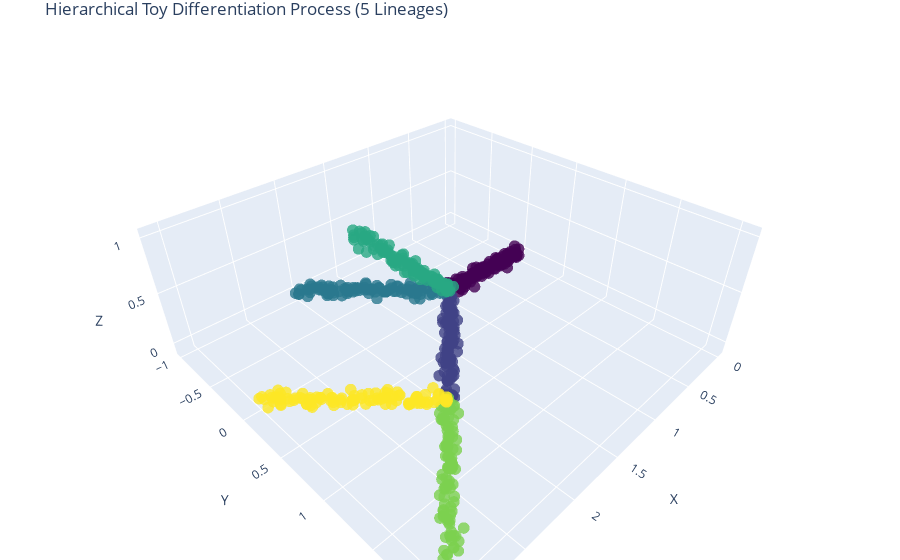

Notebook code for this chart:
### Markdown cell above
# More complex 3D data

### Code cell
# Seed for reproducibility
np.random.seed(42)

n = 100  # points per segment

# Stage 1: Progenitor (root)
t1 = np.linspace(0, 1, n)
root = np.stack([t1, t1*0, t1*0], axis=1)

# Stage 2: Branch into 3 paths
t2 = np.linspace(0, 1, n)
branch_A = np.stack([1 + t2, t2, t2*0], axis=1)      # Up
branch_B = np.stack([1 + t2, -t2, t2*0], axis=1)     # Down
branch_C = np.stack([1 + t2, t2*0, t2], axis=1)      # Outward Z

# Stage 3: Further branch on branch_A (into A1 and A2)
t3 = np.linspace(0, 1, n)
branch_A1 = np.stack([2 + t3, t2[-1] + t3, t3*0], axis=1)   # Continue up
branch_A2 = np.stack([2 + t3, t2[-1] - t3, t3*0], axis=1)   # Go back down

# Combine everything
complex_3D = np.concatenate([root, branch_A, branch_B, branch_C, branch_A1, branch_A2], axis=0)

# Add small Gaussian noise
complex_3D += 0.03 * np.random.randn(*complex_3D.shape)

# Create color gradient for visualization (use segment labels for color)
labels = (
    [0]*len(root) +
    [1]*len(branch_A) +
    [2]*len(branch_B) +
    [3]*len(branch_C) +
    [4]*len(branch_A1) +
    [5]*len(branch_A2)
)

# Interactive 3D Plot with Plotly
fig = go.Figure(data=[go.Scatter3d(
    x=complex_3D[:, 0], y=complex_3D[:, 1], z=complex_3D[:, 2],
    mode='markers',
    marker=dict(
        size=4,
        color=labels,
        colorscale='Viridis',
        opacity=0.8
    )
)])
fig.update_layout(
    title='Hierarchical Toy Differentiation Process (5 Lineages)',
    scene=dict(
        xaxis_title='X',
        yaxis_title='Y',
        zaxis_title='Z'
    ),
    margin=dict(l=0, r=0, b=0, t=30)
)
fig.show()

### Figure 1 — Plotly figure (JSON) as saved in the notebook; plotly's stock layout.template omitted (floating-point values rounded to 4 significant figures; data arrays with more than 128 entries replaced by an {"elided": "..."} marker saying what was removed)
{"data": [{"marker": {"color": {"elided": "600 int values"}, "colorscale": [[0, "#440154"], [0.1111, "#482878"], [0.2222, "#3e4989"], [0.3333, "#31688e"], [0.4444, "#26828e"], [0.5556, "#1f9e89"], [0.6667, "#35b779"], [0.7778, "#6ece58"], [0.8889, "#b5de2b"], [1, "#fde725"]], "opacity": 0.8, "size": 4}, "mode": "markers", "type": "scatter3d", "x": {"elided": "600 float values"}, "y": {"elided": "600 float values"}, "z": {"elided": "600 float values"}}], "layout": {"margin": {"b": 0, "l": 0, "r": 0, "t": 30}, "scene": {"xaxis": {"title": {"text": "X"}}, "yaxis": {"title": {"text": "Y"}}, "zaxis": {"title": {"text": "Z"}}}, "title": {"text": "Hierarchical Toy Differentiation Process (5 Lineages)"}}}
